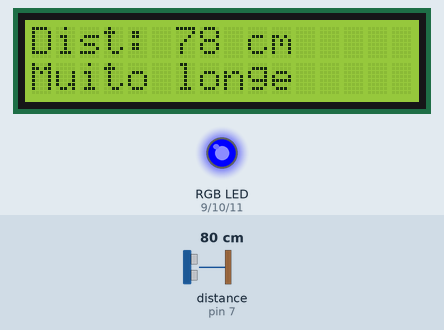
Bench run of a sketch on a simulated Arduino Uno, built with avr-gcc and run on an emulated ATmega328P. Shown: 16×2 character LCD, an RGB LED mixed from three pins (HIGH = lit). Wiring (inferred from the names in the program): ultrasonic range finder: trigger pin 6; echo pin 7. Inputs (shaded band) come from the test bench; at power-on: distance to the obstacle (sensor on pin 7) 80 cm. The echo pulse lasts 58.3 µs per cm; pins used as bus, display or sensor lines are not drawn.

Above: at 3.2 s.
3.3 s: distance to the obstacle (sensor on pin 7) set to 23 cm
At 3.7 s:
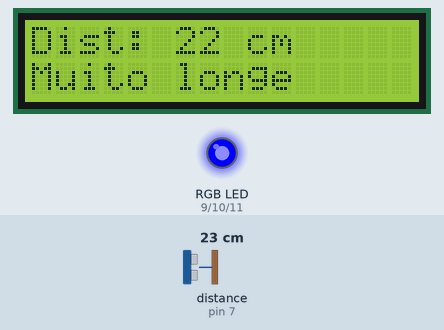
4.9 s: distance to the obstacle (sensor on pin 7) set to 17 cm
At 5.6 s:
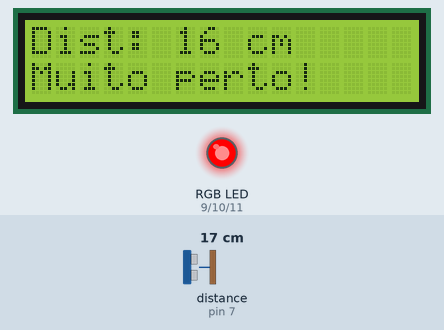
6.5 s: distance to the obstacle (sensor on pin 7) set to 2 cm
At 7.3 s:
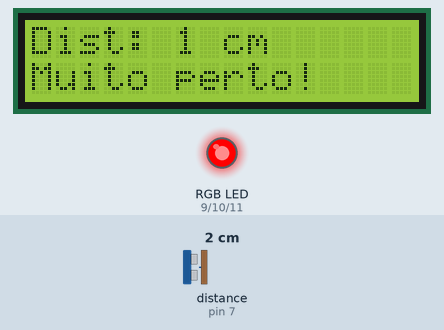
Timing chart, 0 to 9.5 s (numbered marks = the images above; inputs shaded):
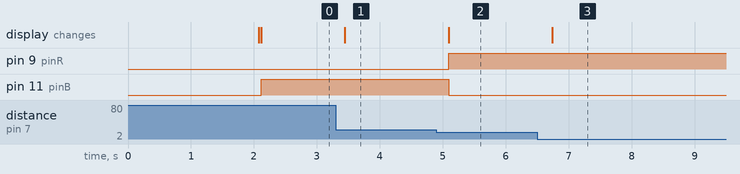

Measured:
- the behaviour switches between 21 and 20 cm on distance to the obstacle (sensor on pin 7) (found by bisection; images 1 and 2)
- after the input at 3.3 s, the display: changes after 0.15 s (image 1)
- after the input at 4.9 s, pin 9 (pinR): LOW → HIGH after 0.20 s; pin 11 (pinB): HIGH → LOW after 0.20 s; the display: changes after 0.20 s (image 2)
- after the input at 6.5 s, the display: changes after 0.24 s (image 3)

The sketch:

exercicio-04.ino
```cpp
#include <Wire.h>
#include <LiquidCrystal_I2C.h>

LiquidCrystal_I2C lcd(0x27, 16, 2);

// Pinos do LED RGB (PWM)
int pinR = 9;
int pinG = 10; // não usado aqui
int pinB = 11;

// Pinos do sensor HC-SR04
int trigPin = 6;
int echoPin = 7;

long duration;
int distance;

void setup()
{
  lcd.init();
  lcd.backlight();

  pinMode(pinR, OUTPUT);
  pinMode(pinG, OUTPUT);
  pinMode(pinB, OUTPUT);

  pinMode(trigPin, OUTPUT);
  pinMode(echoPin, INPUT);

  lcd.setCursor(0, 0);
  lcd.print("Sistema Alerta");
  delay(2000);
  lcd.clear();
}

void loop()
{
  // Gera pulso no trigger
  digitalWrite(trigPin, LOW);
  delayMicroseconds(2);
  digitalWrite(trigPin, HIGH);
  delayMicroseconds(10);
  digitalWrite(trigPin, LOW);

  // Mede o tempo do eco
  duration = pulseIn(echoPin, HIGH);
  distance = duration * 0.034 / 2; // cm

  lcd.setCursor(0, 0);
  lcd.print("Dist: ");
  lcd.print(distance);
  lcd.print(" cm   "); // espaços extras para apagar restos

  if (distance < 20)
  {
    lcd.setCursor(0, 1);
    lcd.print("Muito perto!   ");
    setColor(255, 0, 0); // Vermelho
  }
  else
  {
    lcd.setCursor(0, 1);
    lcd.print("Muito longe    ");
    setColor(0, 0, 255); // Azul
  }

  delay(300);
}

void setColor(int red, int green, int blue)
{
  analogWrite(pinR, red);
  analogWrite(pinG, green);
  analogWrite(pinB, blue);
}
```
